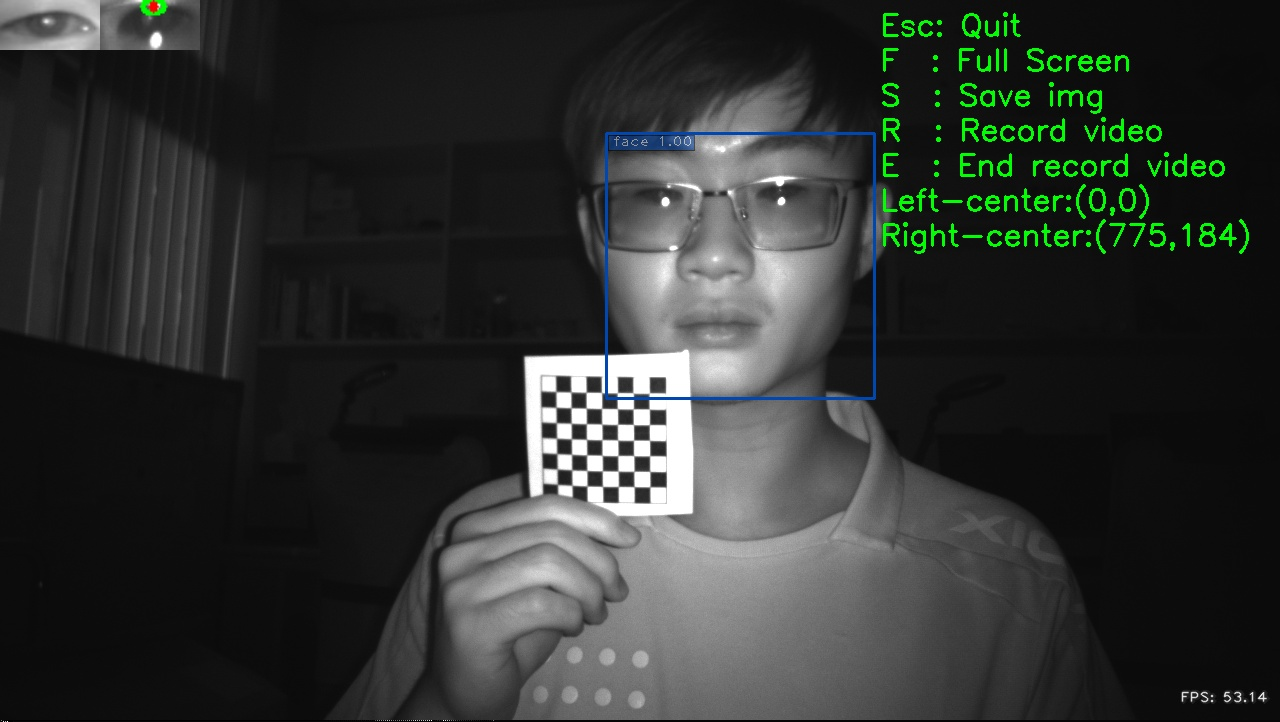
#> input picture process_alg/cam_calibration/save_img0.jpg, 1280 x 722 px, given in place of the camera
$ python opencv_haar_cascade.py
#> lines starting #> are read from the running program, lines starting #| are printed output that depends on the picture; after the words box and inside, x2 and y2 are one past the last pixel; in counts of white or black regions, pixels touching at a corner belong together
# 匯入必要套件
import argparse
import ntpath
import os
import time

import cv2
import imutils
from imutils.video import WebcamVideoStream

detectors = {
    "eye": os.path.sep.join([ntpath.dirname(cv2.__file__), 'data', 'haarcascade_eye.xml']),
    "face": os.path.sep.join([ntpath.dirname(cv2.__file__), 'data', 'haarcascade_frontalface_default.xml'])
}


# 定義人臉偵測函數方便重複使用
def detect(img, part="face", scale_factor=1.1, min_neighbors=8, min_size=(50, 50)):
    # 初始化Haar cascades函數
    detector = cv2.CascadeClassifier(detectors[part])
    # 根據選擇的模型偵測
    gray = cv2.cvtColor(img, cv2.COLOR_BGR2GRAY)
    rects = detector.detectMultiScale(gray, scaleFactor=scale_factor, minNeighbors=min_neighbors, minSize=min_size,
                                      flags=cv2.CASCADE_SCALE_IMAGE)
    return rects


def main():
    # 初始化arguments
    ap = argparse.ArgumentParser()
    ap.add_argument("-p", "--part", type=str, choices=["eye", "face"], default="face", help="detect which part of face")
    args = vars(ap.parse_args())

    # 啟動WebCam
    vs = WebcamVideoStream().start()
    time.sleep(2.0)
    start = time.time()
    fps = vs.stream.get(cv2.CAP_PROP_FPS)
    print("Frames per second using cv2.CAP_PROP_FPS : {0}".format(fps))

    while True:
        # 取得當前的frame，變更比例為寬300，並且轉成灰階圖片
        frame = vs.read()
#> frame is the input picture: shape (722, 1280, 3); mean B, G, R 47.3, 49.8, 46.7
        img = frame.copy()
        img = imutils.resize(img, width=300)
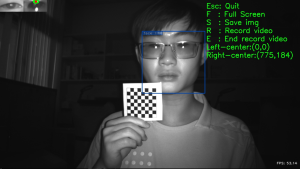
#> img: shape (169, 300, 3); mean B, G, R 47.3, 49.8, 46.7

        # 呼叫偵測函數，取得結果
        rects = detect(img, args["part"], scale_factor=1.05, min_neighbors=5, min_size=(15, 15))
#> in detect, `gray = cv2.cvtColor(img, cv2.COLOR_BGR2GRAY)`:
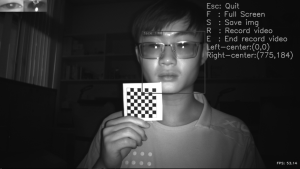
#> gray: shape (169, 300); min 6, max 255, mean 48.6
#> in detect, `rects = detector.detectMultiScale(gray, scaleFactor=scale_factor, minN..`: rects = [[131, 21, 73, 73]]
#> rects = [[131, 21, 73, 73]]

        # 繪出偵測結果 (記得將偵測的座標轉回原本的frame大小)
        ratio = frame.shape[1] / img.shape[1]
#> ratio = 4.27
        for rect in rects:
            rect = rect * ratio
            (x, y, w, h) = rect.astype("int")
            cv2.rectangle(frame, (x, y), (x + w, y + h), (0, 255, 0), 2)
#> this loop made 1 pass
#> (rect, x, y, w, h) on pass 1: ([558.9, 89.6, 311.5, 311.5], 558, 89, 311, 311)
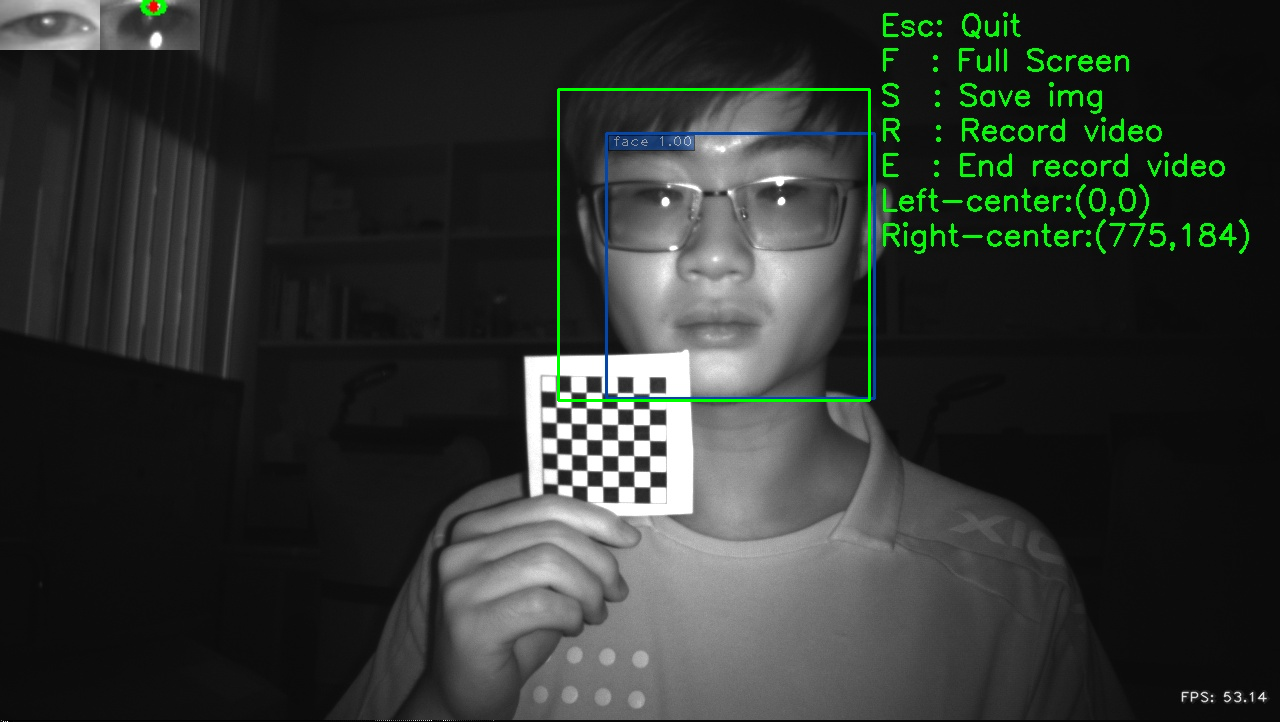
#> frame: shape (722, 1280, 3); 0.4% of pixels changed, all inside (x1, y1, x2, y2) = (557, 88, 871, 402)

        # 標示FPS
        end = time.time()
        text = f"FPS: {str(int(1 / (end - start)))}"
        cv2.putText(frame, text, (10, 30), cv2.FONT_HERSHEY_SIMPLEX, 0.7, (0, 0, 255), 2)
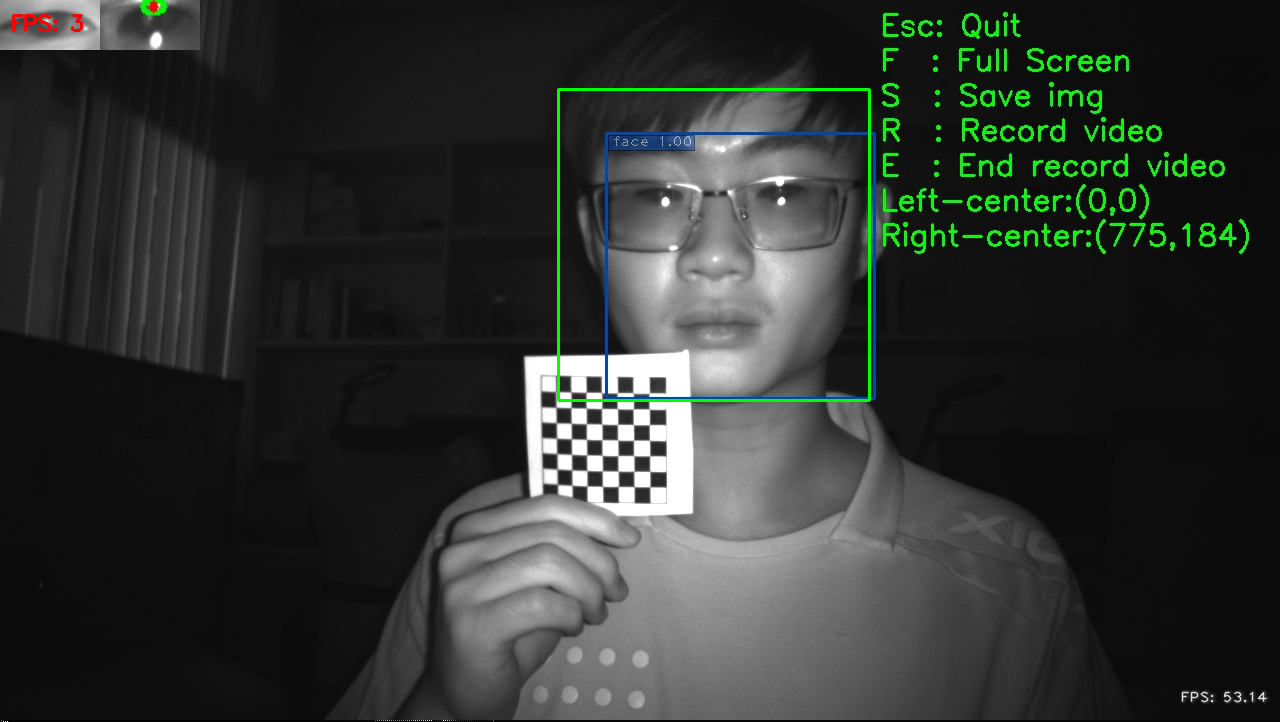
#> frame: shape (722, 1280, 3); 0.05% of pixels changed, all inside (x1, y1, x2, y2) = (12, 14, 83, 32)
        start = end

        # 顯示影像
        cv2.imshow("Frame", frame)

        # 判斷是否案下"q"；跳離迴圈
        key = cv2.waitKey(1) & 0xff
#> (key q is pressed here)
        if key == ord('q'):
            break

    #  清除畫面與結束WebCam
    cv2.destroyAllWindows()
    vs.stop()


if __name__ == '__main__':
    main()
